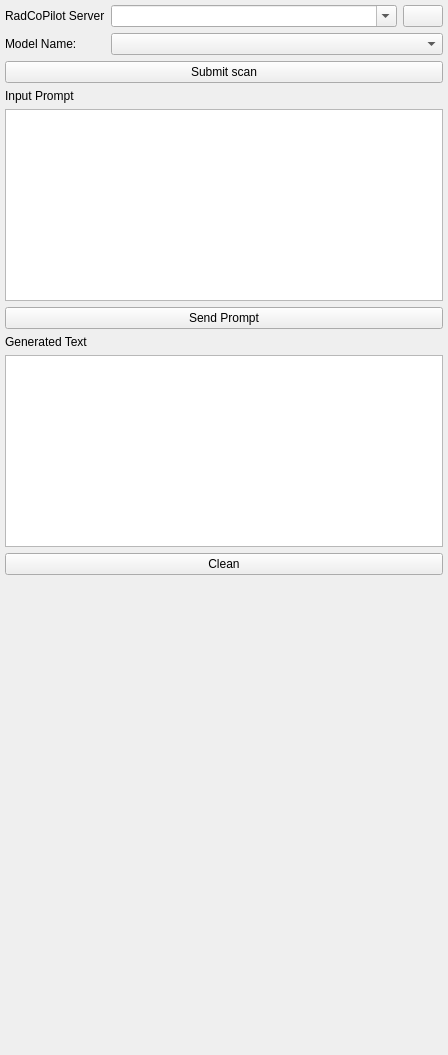
<?xml version="1.0" encoding="UTF-8"?>
<ui version="4.0">
 <class>MONAILabel</class>
 <widget class="qMRMLWidget" name="MONAILabel">
  <property name="geometry">
   <rect>
    <x>0</x>
    <y>0</y>
    <width>448</width>
    <height>1055</height>
   </rect>
  </property>
  <property name="minimumSize">
   <size>
    <width>400</width>
    <height>0</height>
   </size>
  </property>
  <layout class="QVBoxLayout" name="verticalLayout">
   <property name="leftMargin">
    <number>5</number>
   </property>
   <property name="topMargin">
    <number>5</number>
   </property>
   <property name="rightMargin">
    <number>5</number>
   </property>
   <property name="bottomMargin">
    <number>5</number>
   </property>
   <item>
    <layout class="QGridLayout" name="serverSettings">
     <item row="0" column="1">
      <widget class="QComboBox" name="serverComboBox">
       <property name="sizePolicy">
        <sizepolicy hsizetype="Expanding" vsizetype="Fixed">
         <horstretch>0</horstretch>
         <verstretch>0</verstretch>
        </sizepolicy>
       </property>
       <property name="editable">
        <bool>true</bool>
       </property>
      </widget>
     </item>
     <item row="0" column="2">
      <widget class="QPushButton" name="fetchServerInfoButton">
       <property name="enabled">
        <bool>true</bool>
       </property>
       <property name="toolTip">
        <string>Fetch/Refresh models from Server</string>
       </property>
       <property name="text">
        <string/>
       </property>
      </widget>
     </item>
     <item row="0" column="0">
      <widget class="QLabel" name="label">
       <property name="text">
        <string>RadCoPilot Server</string>
       </property>
      </widget>
     </item>
     <item row="1" column="0">
      <widget class="QLabel" name="appName">
       <property name="text">
        <string>Model Name:</string>
       </property>
      </widget>
     </item>
     <item row="1" column="1" colspan="2">
      <widget class="QComboBox" name="appComboBox">
       <property name="layoutDirection">
        <enum>Qt::LeftToRight</enum>
       </property>
       <property name="sizeAdjustPolicy">
        <enum>QComboBox::AdjustToContents</enum>
       </property>
      </widget>
     </item>
    </layout>
   </item>
   <item>
    <layout class="QGridLayout" name="configGrid">
     <item row="5" column="0">
      <widget class="QPushButton" name="uploadImageButton">
       <property name="text">
        <string>Submit scan</string>
       </property>
      </widget>
     </item>
    </layout>
   </item>
   <item>
    <widget class="QLabel" name="label_2">
     <property name="text">
      <string>Input Prompt</string>
     </property>
    </widget>
   </item>
   <item>
    <widget class="QTextEdit" name="inputText">
     <property name="sizePolicy">
      <sizepolicy hsizetype="Expanding" vsizetype="Minimum">
       <horstretch>0</horstretch>
       <verstretch>0</verstretch>
      </sizepolicy>
     </property>
    </widget>
   </item>
   <item>
    <widget class="QPushButton" name="sendPrompt">
     <property name="text">
      <string>Send Prompt</string>
     </property>
    </widget>
   </item>
   <item>
    <widget class="QLabel" name="label_3">
     <property name="text">
      <string>Generated Text</string>
     </property>
    </widget>
   </item>
   <item>
    <widget class="QTextEdit" name="outputText">
     <property name="sizePolicy">
      <sizepolicy hsizetype="Expanding" vsizetype="Minimum">
       <horstretch>0</horstretch>
       <verstretch>0</verstretch>
      </sizepolicy>
     </property>
    </widget>
   </item>
   <item>
    <widget class="ctkPushButton" name="cleanOutputButton">
     <property name="text">
      <string>Clean</string>
     </property>
    </widget>
   </item>
   <item>
    <spacer name="verticalSpacer">
     <property name="orientation">
      <enum>Qt::Vertical</enum>
     </property>
     <property name="sizeHint" stdset="0">
      <size>
       <width>20</width>
       <height>40</height>
      </size>
     </property>
    </spacer>
   </item>
  </layout>
 </widget>
 <customwidgets>
  <customwidget>
   <class>ctkPushButton</class>
   <extends>QPushButton</extends>
   <header>ctkPushButton.h</header>
  </customwidget>
  <customwidget>
   <class>qMRMLWidget</class>
   <extends>QWidget</extends>
   <header>qMRMLWidget.h</header>
   <container>1</container>
  </customwidget>
 </customwidgets>
 <resources/>
 <connections/>
</ui>
